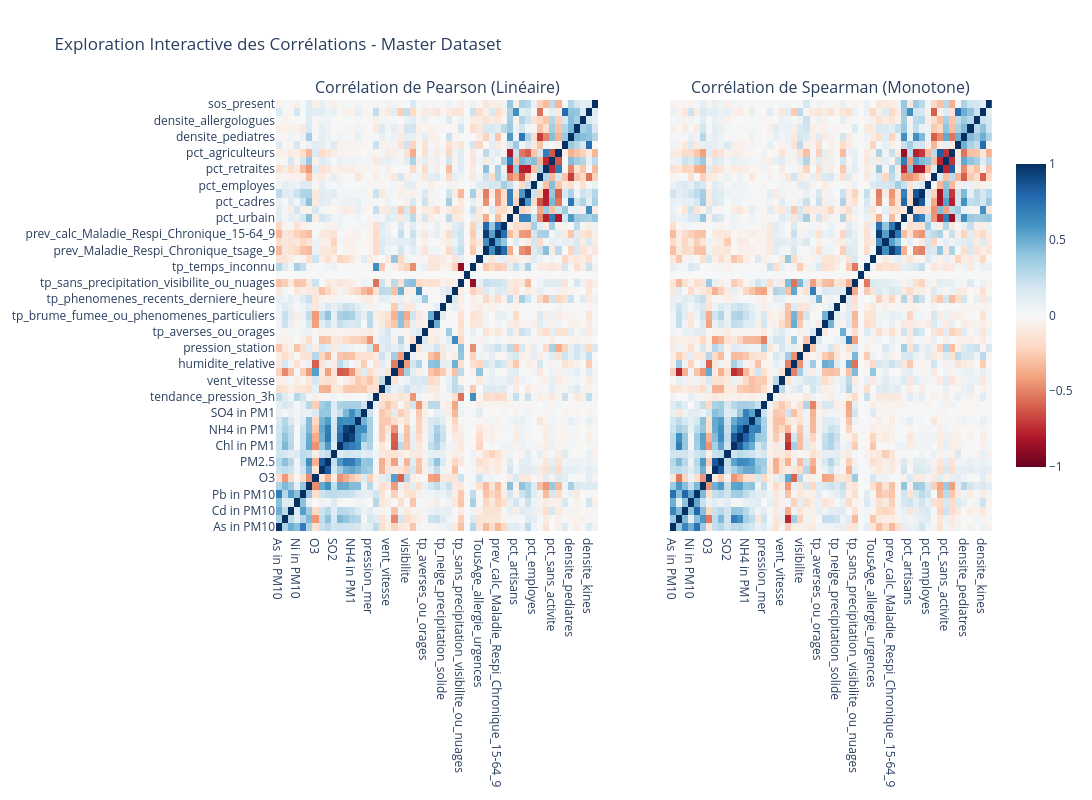

Source (notebook cell):
### Code cell
import plotly.graph_objects as go
from plotly.subplots import make_subplots

# Calcul des matrices de corrélation sur les variables numériques
corr_pearson_FS = Merge_final_FS_MLA.select_dtypes(include=['float64', 'int64']).corr(method='pearson')
corr_spearman_FS = Merge_final_FS_MLA.select_dtypes(include=['float64', 'int64']).corr(method='spearman')

# Création des sous-graphiques côte à côte
fig = make_subplots(
    rows=1, cols=2, 
    subplot_titles=('Corrélation de Pearson (Linéaire)', 'Corrélation de Spearman (Monotone)'),
    horizontal_spacing=0.1
)

# Ajout de la heatmap Pearson
fig.add_trace(
    go.Heatmap(
        z=corr_pearson_FS.values,
        x=corr_pearson_FS.columns,
        y=corr_pearson_FS.index,
        colorscale='RdBu',
        zmin=-1, zmax=1,
        colorbar=dict(len=0.75, y=0.5)
    ),
    row=1, col=1
)

# Ajout de la heatmap Spearman
fig.add_trace(
    go.Heatmap(
        z=corr_spearman_FS.values,
        x=corr_spearman_FS.columns,
        y=corr_spearman_FS.index,
        colorscale='RdBu',
        zmin=-1, zmax=1,
        showscale=False # On masque la seconde barre d'échelle pour plus de clarté
    ),
    row=1, col=2
)

# Mise en page globale
fig.update_layout(
    title_text="Exploration Interactive des Corrélations - Master Dataset",
    height=800,
    width=1500,
    template="plotly_white"
)

# Masquer les étiquettes de l'axe des abscisses pour la figure de droite
fig.update_yaxes(showticklabels=False, row=1, col=2)

# Affichage du graphique interactif
fig.show()

### Figure 1 — Plotly figure (JSON) as saved in the notebook; plotly's stock layout.template omitted (floating-point values rounded to 4 significant figures; data arrays with more than 128 entries replaced by an {"elided": "..."} marker saying what was removed)
{"data": [{"colorbar": {"len": 0.75, "y": 0.5}, "colorscale": [[0, "rgb(103,0,31)"], [0.1, "rgb(178,24,43)"], [0.2, "rgb(214,96,77)"], [0.3, "rgb(244,165,130)"], [0.4, "rgb(253,219,199)"], [0.5, "rgb(247,247,247)"], [0.6, "rgb(209,229,240)"], [0.7, "rgb(146,197,222)"], [0.8, "rgb(67,147,195)"], [0.9, "rgb(33,102,172)"], [1, "rgb(5,48,97)"]], "type": "heatmap", "x": ["As in PM10", "BaP in PM10", "Cd in PM10", "Ni in PM10", "Pb in PM10", "NO2", "O3", "PM10", "PM2.5", "SO2", "Chl in PM1", "NO3 in PM1", "NH4 in PM1", "Org in PM1", "SO4 in PM1", "pression_mer", "tendance_pression_3h", "vent_direction", "vent_vitesse", "temperature_kelvin", "humidite_relative", "visibilite", "pression_station", "precipitation_3h", "tp_averses_ou_orages", "tp_brouillard", "tp_brume_fumee_ou_phenomenes_particuliers", "tp_neige_precipitation_solide", "tp_phenomenes_recents_derniere_heure", "tp_pluie_ou_bruine", "tp_sans_precipitation_visibilite_ou_nuages", "tp_tempete_poussiere_chasse_neige", "tp_temps_inconnu", "TousAge_allergie_urgences", "prev_Maladie_Respi_Chronique_tsage_9", "prev_calc_Maladie_Respi_Chronique_0-14_9", "prev_calc_Maladie_Respi_Chronique_15-64_9", "prev_calc_Maladie_Respi_Chronique_65+_9", "pct_urbain", "pct_artisans", "pct_cadres", "pct_prof_inter", "pct_employes", "pct_ouvriers", "pct_retraites", "pct_sans_activite", "pct_agriculteurs", "densite_generalistes", "densite_pediatres", "densite_pneumologues", "densite_allergologues", "densite_kines", "sos_present"], "xaxis": "x", "y": ["As in PM10", "BaP in PM10", "Cd in PM10", "Ni in PM10", "Pb in PM10", "NO2", "O3", "PM10", "PM2.5", "SO2", "Chl in PM1", "NO3 in PM1", "NH4 in PM1", "Org in PM1", "SO4 in PM1", "pression_mer", "tendance_pression_3h", "vent_direction", "vent_vitesse", "temperature_kelvin", "humidite_relative", "visibilite", "pression_station", "precipitation_3h", "tp_averses_ou_orages", "tp_brouillard", "tp_brume_fumee_ou_phenomenes_particuliers", "tp_neige_precipitation_solide", "tp_phenomenes_recents_derniere_heure", "tp_pluie_ou_bruine", "tp_sans_precipitation_visibilite_ou_nuages", "tp_tempete_poussiere_chasse_neige", "tp_temps_inconnu", "TousAge_allergie_urgences", "prev_Maladie_Respi_Chronique_tsage_9", "prev_calc_Maladie_Respi_Chronique_0-14_9", "prev_calc_Maladie_Respi_Chronique_15-64_9", "prev_calc_Maladie_Respi_Chronique_65+_9", "pct_urbain", "pct_artisans", "pct_cadres", "pct_prof_inter", "pct_employes", "pct_ouvriers", "pct_retraites", "pct_sans_activite", "pct_agriculteurs", "densite_generalistes", "densite_pediatres", "densite_pneumologues", "densite_allergologues", "densite_kines", "sos_present"], "yaxis": "y", "z": {"elided": "53x53 float values"}, "zmax": 1, "zmin": -1}, {"colorscale": [[0, "rgb(103,0,31)"], [0.1, "rgb(178,24,43)"], [0.2, "rgb(214,96,77)"], [0.3, "rgb(244,165,130)"], [0.4, "rgb(253,219,199)"], [0.5, "rgb(247,247,247)"], [0.6, "rgb(209,229,240)"], [0.7, "rgb(146,197,222)"], [0.8, "rgb(67,147,195)"], [0.9, "rgb(33,102,172)"], [1, "rgb(5,48,97)"]], "showscale": false, "type": "heatmap", "x": ["As in PM10", "BaP in PM10", "Cd in PM10", "Ni in PM10", "Pb in PM10", "NO2", "O3", "PM10", "PM2.5", "SO2", "Chl in PM1", "NO3 in PM1", "NH4 in PM1", "Org in PM1", "SO4 in PM1", "pression_mer", "tendance_pression_3h", "vent_direction", "vent_vitesse", "temperature_kelvin", "humidite_relative", "visibilite", "pression_station", "precipitation_3h", "tp_averses_ou_orages", "tp_brouillard", "tp_brume_fumee_ou_phenomenes_particuliers", "tp_neige_precipitation_solide", "tp_phenomenes_recents_derniere_heure", "tp_pluie_ou_bruine", "tp_sans_precipitation_visibilite_ou_nuages", "tp_tempete_poussiere_chasse_neige", "tp_temps_inconnu", "TousAge_allergie_urgences", "prev_Maladie_Respi_Chronique_tsage_9", "prev_calc_Maladie_Respi_Chronique_0-14_9", "prev_calc_Maladie_Respi_Chronique_15-64_9", "prev_calc_Maladie_Respi_Chronique_65+_9", "pct_urbain", "pct_artisans", "pct_cadres", "pct_prof_inter", "pct_employes", "pct_ouvriers", "pct_retraites", "pct_sans_activite", "pct_agriculteurs", "densite_generalistes", "densite_pediatres", "densite_pneumologues", "densite_allergologues", "densite_kines", "sos_present"], "xaxis": "x2", "y": ["As in PM10", "BaP in PM10", "Cd in PM10", "Ni in PM10", "Pb in PM10", "NO2", "O3", "PM10", "PM2.5", "SO2", "Chl in PM1", "NO3 in PM1", "NH4 in PM1", "Org in PM1", "SO4 in PM1", "pression_mer", "tendance_pression_3h", "vent_direction", "vent_vitesse", "temperature_kelvin", "humidite_relative", "visibilite", "pression_station", "precipitation_3h", "tp_averses_ou_orages", "tp_brouillard", "tp_brume_fumee_ou_phenomenes_particuliers", "tp_neige_precipitation_solide", "tp_phenomenes_recents_derniere_heure", "tp_pluie_ou_bruine", "tp_sans_precipitation_visibilite_ou_nuages", "tp_tempete_poussiere_chasse_neige", "tp_temps_inconnu", "TousAge_allergie_urgences", "prev_Maladie_Respi_Chronique_tsage_9", "prev_calc_Maladie_Respi_Chronique_0-14_9", "prev_calc_Maladie_Respi_Chronique_15-64_9", "prev_calc_Maladie_Respi_Chronique_65+_9", "pct_urbain", "pct_artisans", "pct_cadres", "pct_prof_inter", "pct_employes", "pct_ouvriers", "pct_retraites", "pct_sans_activite", "pct_agriculteurs", "densite_generalistes", "densite_pediatres", "densite_pneumologues", "densite_allergologues", "densite_kines", "sos_present"], "yaxis": "y2", "z": {"elided": "53x53 float values"}, "zmax": 1, "zmin": -1}], "layout": {"annotations": [{"font": {"size": 16}, "showarrow": false, "text": "Corrélation de Pearson (Linéaire)", "x": 0.225, "xanchor": "center", "xref": "paper", "y": 1, "yanchor": "bottom", "yref": "paper"}, {"font": {"size": 16}, "showarrow": false, "text": "Corrélation de Spearman (Monotone)", "x": 0.775, "xanchor": "center", "xref": "paper", "y": 1, "yanchor": "bottom", "yref": "paper"}], "height": 800, "title": {"text": "Exploration Interactive des Corrélations - Master Dataset"}, "width": 1500, "xaxis": {"anchor": "y", "domain": [0, 0.45]}, "xaxis2": {"anchor": "y2", "domain": [0.55, 1]}, "yaxis": {"anchor": "x", "domain": [0, 1]}, "yaxis2": {"anchor": "x2", "domain": [0, 1], "showticklabels": false}}}
